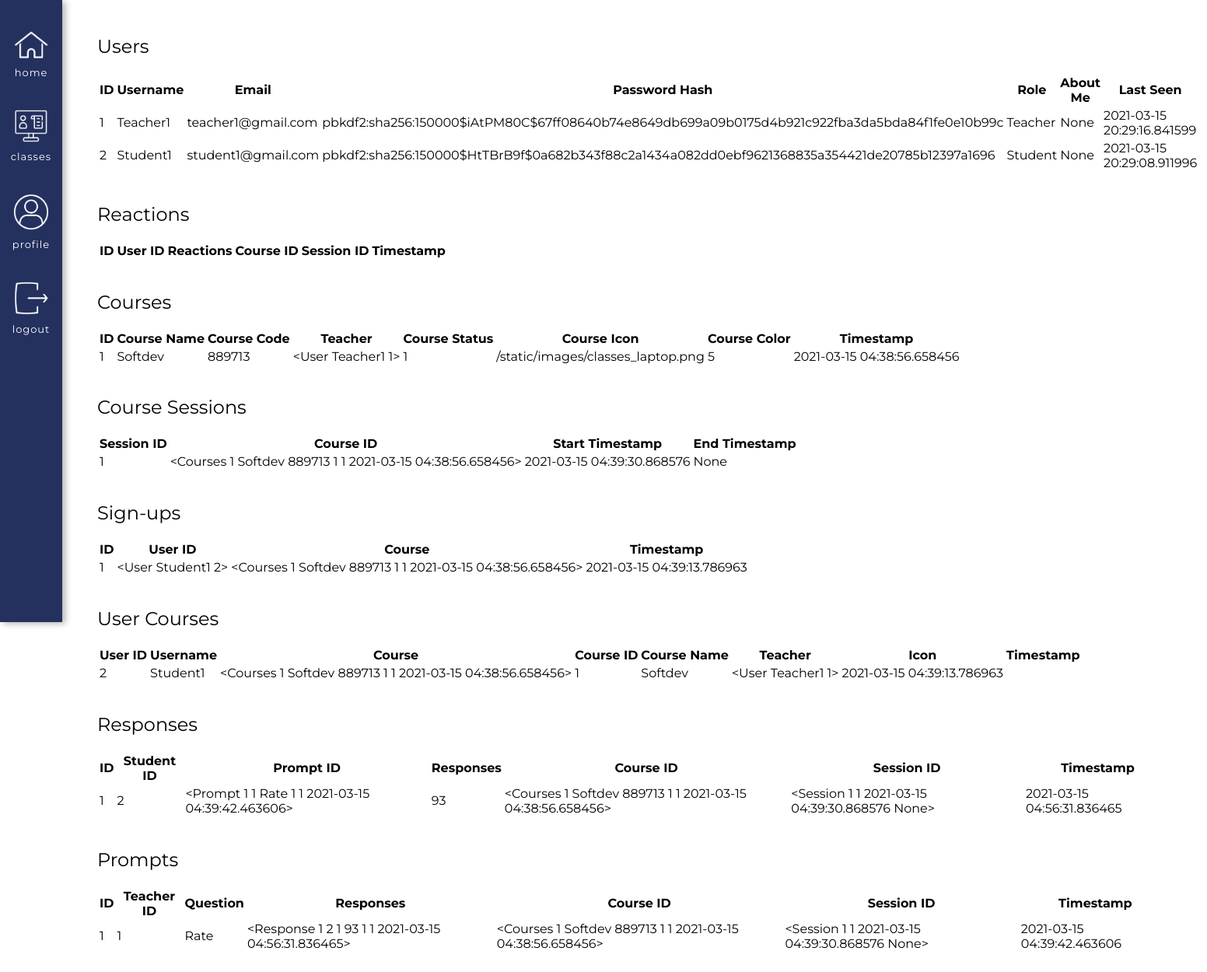
Page /database (signed in) on the committed database.
### app/models.py (models this page shows, shortened)
class User(UserMixin, db.Model):
    id = db.Column(db.Integer, primary_key=True)
    username = db.Column(db.String(64), index=True, unique=True) # adding columns to the database
    email = db.Column(db.String(120), index=True, unique=True)
    password_hash = db.Column(db.String(128))
    role = db.Column(db.Integer, index=False, unique=False) # 0 is Teacher, 1 is Student
    about_me = db.Column(db.String(140))
    last_seen = db.Column(db.DateTime, default=datetime.utcnow)
    posts = db.relationship('Post', backref='author', lazy='dynamic') # First part is calling it from the Post model, secret field is the backref (author)
    reactions = db.relationship('Reactions', backref='reactor', lazy='dynamic') # This will show all the reactions that this user has made
    teaches = db.relationship('Courses', backref='teacher', lazy='dynamic') # This will show all the courses that the user teaches
    signups = db.relationship('Signups', backref='student', lazy='dynamic') # This will show all of the signups of that user
    responses = db.relationship('Responses', backref='student_responder', lazy='dynamic') # This will show all the responses of that user
    prompts = db.relationship('Prompts', backref='teacher_prompter', lazy='dynamic') # This will show all forms of that teacher
    def __repr__(self):
        return '<User {} {}>'.format(self.username, self.id)

class Courses(db.Model):
    id = db.Column(db.Integer, primary_key=True) # Always need ID
    course_name = db.Column(db.String(140), index=False, unique=False) # Not indexable or unique bc many people can have the same course
    code = db.Column(db.Integer, index=True, unique=True) # Indexable to link it back to the course name
    timestamp = db.Column(db.DateTime, index=True, default=datetime.utcnow) # Timestamp
    status = db.Column(db.Integer, index=False, unique=False, default=0) # 0 means the class is inactive, 1 is active
    teacher_id = db.Column(db.Integer, db.ForeignKey('user.id'))  # Taking the user ID from the user model, using backref of teacher will show you the actual teacher
    icon = db.Column(db.String(220), index=False, unique=False, default="/static/images/classes_books.png") # Icon option, turtle gif is set as the default
    color = db.Column(db.Integer, index=False, unique=False, default=0) # Adding the option to decide the color of the class
    signups = db.relationship('Signups', backref='course_id', lazy='dynamic') # This will show all the student signups for this course
    reactions = db.relationship('Reactions', backref='course_actual', lazy='dynamic') # This will show all the reactions for this course
    session = db.relationship('Session', backref='session_course_id', lazy='dynamic') # This will show you all the sessions of the course
    forms = db.relationship('Prompts', backref='course_form', lazy='dynamic') # This will show you all of the forms of the course
    responses = db.relationship('Responses', backref='course_response', lazy='dynamic') # This will show you all of the responses of the course
    def __repr__(self):
        return '<Courses {} {} {} {} {} {}>'.format(self.id, self.course_name, self.code, self.teacher_id, self.status, self.timestamp)

class Session(db.Model):
    id = db.Column(db.Integer, primary_key=True)
    course_id = db.Column(db.Integer, db.ForeignKey('courses.id')) # Using the backref of session_course_id will show you the actual course
    timestamp_start = db.Column(db.DateTime, index=True, default=datetime.utcnow) # Timestamp of the class starting
    timestamp_end = db.Column(db.DateTime, index=True) # Timestamp of the class ending
    reactions = db.relationship('Reactions', backref='actual_session', lazy='dynamic') # This will show all the reactions for that session
    forms = db.relationship('Prompts', backref='session_form', lazy='dynamic') # This will show you all of the forms of the session
    responses = db.relationship('Responses', backref='session_response', lazy='dynamic') # This will show you all of the responses of the session
    def __repr__(self):
        return '<Session {} {} {} {}>'.format(self.id, self.course_id, self.timestamp_start, self.timestamp_end)

class Signups(db.Model):
    id = db.Column(db.Integer, primary_key=True) # Always need ID
    user_id = db.Column(db.Integer, db.ForeignKey('user.id')) # Using the backref student will show you the actual student who signed up, inside of the foreign key should be lowercase
    course = db.Column(db.Integer, db.ForeignKey('courses.id')) # Using the backref course_id will show you the actual id of the course
    timestamp = db.Column(db.DateTime, index=True, default=datetime.utcnow) # Timestamp

class Responses(db.Model):
    id = db.Column(db.Integer, primary_key=True) # every new database should have an ID so it knows how to organize the info passed in
    student_id = db.Column(db.Integer, db.ForeignKey('user.id')) # Taking the user ID from the user model, using the backref of student_responder will show you the actual user
    form_prompt_id = db.Column(db.Integer, db.ForeignKey('prompts.id')) # Using the backref of responder will show the actual prompt
    form_responses = db.Column(db.Integer, index=False, unique=False) # Creating a new column in the database for responses. Not unique and not indexable
    form_course_id = db.Column(db.Integer, db.ForeignKey('courses.id')) # Using backref of course_response will show you the actual course
    session_id = db.Column(db.Integer, db.ForeignKey('session.id')) # Using backref actual_session of will show you the actual session, e.g. <Session>
    timestamp = db.Column(db.DateTime, index=True, default=datetime.utcnow) # Timestamp
    def __repr__(self):
        return '<Response {} {} {} {} {} {} {}>'.format(self.id, self.student_id, self.form_prompt_id, self.form_responses, self.form_course_id, self.session_id, self.timestamp)

class Prompts(db.Model):
    id = db.Column(db.Integer, primary_key=True) # every new database should have an ID so it knows how to organize the info passed in
    teacher_id = db.Column(db.Integer, db.ForeignKey('user.id')) # Taking the user ID from the user model, using the backref of teacher_prompter will show you the actual user
    form_question = db.Column(db.String(140))
    form_options = db.Column(db.Integer, default=0)
    responses = db.relationship('Responses', backref='responder', lazy='dynamic') # This will show all responses to this form
    form_course_id = db.Column(db.Integer, db.ForeignKey('courses.id')) # Using backref of course_form will show you the actual course
    session_id = db.Column(db.Integer, db.ForeignKey('session.id')) # Using backref actual_session of will show you the actual session, e.g. <Session>
    timestamp = db.Column(db.DateTime, index=True, default=datetime.utcnow) # Timestamp
    def __repr__(self):
        return '<Prompt {} {} {} {} {} {}>'.format(self.id, self.teacher_id, self.form_question, self.form_course_id, self.session_id, self.timestamp)

### app/routes.py (the view)
@app.route('/database')
def database():
    user_all = User.query.all() # All the users are stored in this variable, to be used in the HTML
    reactions_all = Reactions.query.all()
    courses_all = Courses.query.all()
    signups_all = Signups.query.all()
    session_all = Session.query.all()
    prompts_all = Prompts.query.all()
    responses_all = Responses.query.all()
    user_signups = User.query.join(Signups, (Signups.user_id == User.id)).join(Courses, (Courses.id == Signups.course))
    return render_template('database.html',
                            user_all=user_all,
                            reactions_all=reactions_all,
                            courses_all=courses_all,
                            session_all=session_all,
                            signups_all=signups_all,
                            user_signups=user_signups,
                            title='Database',
                            responses_all=responses_all,
                            prompts_all=prompts_all) # Have to pass in your variables above in here

### app/models.py (called while the page is built)
@login.user_loader
def load_user(id):
        return User.query.get(int(id))

### app/routes.py (called while the page is built)
@app.before_request # This function will be executed right before the view function
def before_request():
    if current_user.is_authenticated: # Checks whether the current user is logged in
        current_user.last_seen = datetime.utcnow() # Sets the last seen to the date using the UTC time zone
        db.session.commit() # Don't need to do db.session.add() because the user is already in the database (using a current_user)

### app/templates/database.html (shortened to what this page needs)
{% extends "base.html" %}
{% block content %}
    <h2>Users</h2>
    <table>
    <tr>
        <th>ID</th>
        <th>Username</th>
        <th>Email</th>
        <th>Password Hash</th>
        <th>Role</th>
        <th>About Me</th>
        <th>Last Seen</th>
    </tr>
    {% for user in user_all %}
        <tr>
            <td>{{ user.id }}</td>
            <td>{{ user.username }}</td>
            <td>{{ user.email }}</td>
            <td>{{ user.password_hash }}</td>
            {% if user.role == 0 %}
                <td>Teacher</td>
            {% else %}
                <td>Student</td>
            {% endif %}
            <td>{{ user.about_me }}</td>
            <td>{{ user.last_seen }}</td>
        </tr>
    {% endfor %}
    </table>
    <br>
    <h2>Reactions</h2>
    <table>
    <tr>
        <th>ID</th>
        <th>User ID</th>
        <th>Reactions</th>
        <th>Course ID</th>
        <th>Session ID</th>
        <th>Timestamp</th>
    </tr>
    </table>
    <br>
    <h2>Courses</h2>
    <table>
    <tr>
        <th>ID</th>
        <th>Course Name</th>
        <th>Course Code</th>
        <th>Teacher</th>
        <th>Course Status</th>
        <th>Course Icon</th>
        <th>Course Color</th>
        <th>Timestamp</th>
    </tr>
    {% for c in courses_all %}
        <tr>
            <td>{{ c.id }}</td>
            <td>{{ c.course_name }}</td>
            <td>{{ c.code }}</td>
            <td>{{ c.teacher }}</td>
            <td>{{ c.status }}</td>
            <td>{{ c.icon }}</td>
            <td>{{ c.color }}</td>
            <td>{{ c.timestamp }}</td>
        </tr>
    {% endfor %}
    </table>
    <br>
    <h2>Course Sessions</h2>
    <table>
    <tr>
        <th>Session ID </th>
        <th>Course ID</th>
        <th>Start Timestamp</th>
        <th>End Timestamp</th>
    </tr>
    {% for s in session_all %}
        <tr>
            <td>{{ s.id }}</td>
            <td>{{ s.session_course_id }}</td>
            <td>{{ s.timestamp_start }}</td>
            <td>{{ s.timestamp_end }}</td>
        </tr>
    {% endfor %}
    </table>
    <br>
    <h2>Sign-ups</h2>
    <table>
    <tr>
        <th>ID</th>
        <th>User ID</th>
        <th>Course</th>
        <th>Timestamp</th>
    </tr>
    {% for s in signups_all %}
        <tr>
            <td>{{ s.id }}</td>
            <td>{{ s.student }}</td>
            <td>{{ s.course_id }}</td>
            <td>{{ s.timestamp }}</td>
        </tr>
    {% endfor %}
    </table>
    <br>
    <h2>User Courses</h2>
    <table>
    <tr>
        <th>User ID </th>
        <th>Username</th>
        <th>Course </th>
        <th>Course ID</th>
        <th>Course Name</th>
        <th>Teacher</th>
        <th>Icon</th>
        <th>Timestamp</th>
    </tr>
    {% for u in user_signups %}
        {% for i in u.signups %}
            <tr>
                <td>{{ u.id }}</td>
                <td>{{ u.username }}</td>
                <td>{{ i.course_id }}</td>
                <td>{{ i.course_id.id }}</td>
                <td>{{ i.course_id.course_name }}</td>
                <td>{{ i.course_id.teacher }}</td>
                <td>{{ i.timestamp }}</td>
            </tr>
        {% endfor %}
    {% endfor %}
    </table>
    <br>
    <h2>Responses</h2>
    <table>
    <tr>
        <th>ID</th>
        <th>Student ID</th>
        <th>Prompt ID</th>
        <th>Responses</th>
        <th>Course ID</th>
        <th>Session ID</th>
        <th>Timestamp</th>
    </tr>
    {% for r in responses_all %}
        <tr>
            <td>{{ r.id }}</td>
            <td>{{ r.student_id }}</td>
            <td>{{ r.responder }}</td>
            <td>{{ r.form_responses }}</td>
            <td>{{ r.course_response }}</td>
            <td>{{ r.session_response }}</td>
            <td>{{ r.timestamp }}</td>
        </tr>
    {% endfor %}
    </table>
    <br>
    <h2>Prompts</h2>
    <table>
    <tr>
        <th>ID</th>
        <th>Teacher ID</th>
        <th>Question</th>
        <th>Responses</th>
        <th>Course ID</th>
        <th>Session ID</th>
        <th>Timestamp</th>
    </tr>
    {% for r in prompts_all %}
        <tr>
            <td>{{ r.id }}</td>
            <td>{{ r.teacher_id }}</td>
            <td>{{ r.form_question }}</td>
            <td>
                {% for response in r.responses %}
                    {{ response }}
                {% endfor %}
            </td>
            <td>{{ r.course_form }}</td>
            <td>{{ r.session_form }}</td>
            <td>{{ r.timestamp }}</td>
        </tr>
    {% endfor %}
    </table>
    <br>
{% endblock %}

### app/static/css/base.css (style rules this page uses)
body { margin: 0 !important; font-family: "Montserrat", sans-serif; }
h2, h3 { font-weight: 400; }

### rows in the picture
User: id "1", username "Teacher1", email "teacher1@gmail.com", password_hash "pbkdf2:sha256:150000$iAtPM80C$67ff08640b74e8649db699a09b0175d4b921c922fba3da5bda84f1fe0e10b99c", role "Teacher", about_me "None", last_seen "2021-03-15 20:29:16.841599"
User: id "2", username "Student1", email "student1@gmail.com", password_hash "pbkdf2:sha256:150000$HtTBrB9f$0a682b343f88c2a1434a082dd0ebf9621368835a354421de20785b12397a1696", role "Student", about_me "None", last_seen "2021-03-15 20:29:08.911996"
Courses: id "1", course_name "Softdev", code "889713", teacher "<User Teacher1 1>", status "1", icon "/static/images/classes_laptop.png", color "5", timestamp "2021-03-15 04:38:56.658456"
Signups: id "1", student "<User Student1 2>", course_id "<Courses 1 Softdev 889713 1 1 2021-03-15 04:38:56.658456>", timestamp "2021-03-15 04:39:13.786963", course_id.id "1", course_id.course_name "Softdev", course_id.teacher "<User Teacher1 1>"
Responses: id "1", student_id "2", responder "<Prompt 1 1 Rate 1 1 2021-03-15 04:39:42.463606>", form_responses "93", course_response "<Courses 1 Softdev 889713 1 1 2021-03-15 04:38:56.658456>", session_response "<Session 1 1 2021-03-15 04:39:30.868576 None>", timestamp "2021-03-15 04:56:31.836465", id+student+form_prompt "<Response 1 2 1 93 1 1 2021-03-15 04:56:31.836465>"
Prompts: id "1", teacher_id "1", form_question "Rate", course_form "<Courses 1 Softdev 889713 1 1 2021-03-15 04:38:56.658456>", session_form "<Session 1 1 2021-03-15 04:39:30.868576 None>", timestamp "2021-03-15 04:39:42.463606"

### other values in the picture
{{ s.id }} "1"
{{ s.session_course_id }} "<Courses 1 Softdev 889713 1 1 2021-03-15 04:38:56.658456>"
{{ s.timestamp_start }} "2021-03-15 04:39:30.868576"
{{ s.timestamp_end }} "None"
